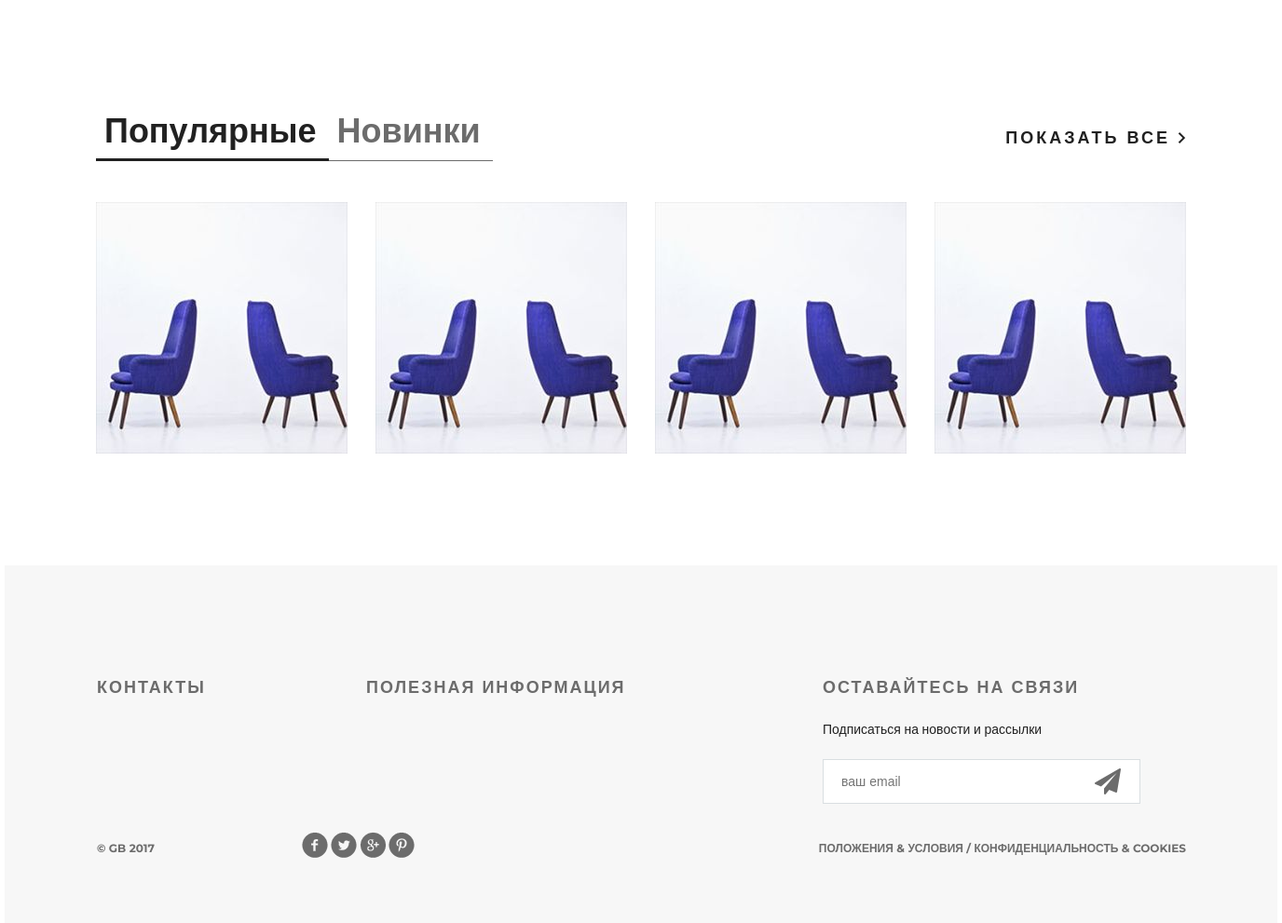
Before: / (lower part) with the older database file.
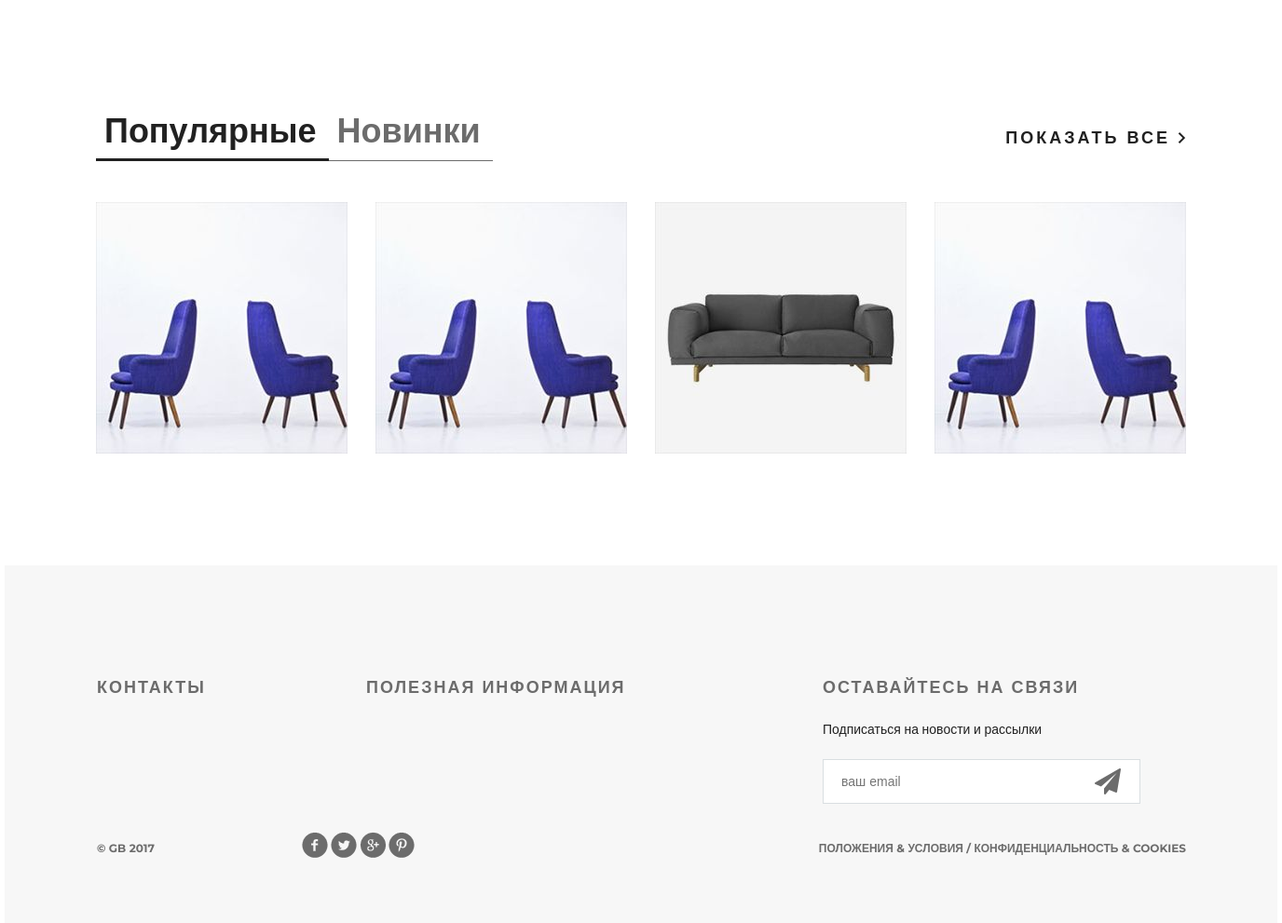
After: the same page with the newer database file.
### mainapp/models.py (models this page shows, shortened)
class Product(models.Model):
    category = models.ForeignKey(ProductCategory, on_delete=models.CASCADE, verbose_name='категория')
    name = models.CharField(max_length=128, verbose_name='название')
    image = models.ImageField(upload_to='products_images', blank=True, verbose_name='картинка')
    short_desc = models.CharField(max_length=120, verbose_name='кратокое описание')
    description = models.TextField(verbose_name='описание', blank=True)
    price = models.DecimalField(max_digits=8, decimal_places=2, default=0, verbose_name='цена')
    quantity = models.SmallIntegerField(default=0, verbose_name='количество на складе')

### mainapp/views.py (the view)
# urls.py: path("", mainapp.main, name="main"),
def main(request):
    title = 'главная'
    products = Product.objects.all()[:4]
    content ={
        'title': title,
        'products': products,
        'basket': get_basket(request.user),
    }
    return render(request, 'mainapp/index.html', content)

### mainapp/views.py (called while the page is built)
def get_basket(user):
    if user.is_authenticated:
        return Basket.objects.filter(user=user)
    return []

### mainapp/templates/mainapp/index.html (shortened to what this page needs)
{% extends 'mainapp/base.html' %}
{% load static %}
{% block content %}
	<div class="featured">
		<div class="featured-menu">
				<a class="active" href="#">Популярные</a><a href="#">Новинки</a>
		</div>
		<a class="explore" href="#">показать все <img src="{% static '/img/arrow.png' %}" alt=""></a>
		<div class="clearfix">
		</div>
		<div class="tab-content">
			{% for product in products %}
			<div class="block">
				<a href="{% url 'basket:add' product.pk %}"><img src="/media/{{ product.image }}" alt="{{ product.alt }}">
				</a>
			</div>
			{% endfor %}
		</div>
	</div>
{% endblock %}

Changed rows visible on the page:
changed Product (number 3 of 4 on the later page): image: a different picture
